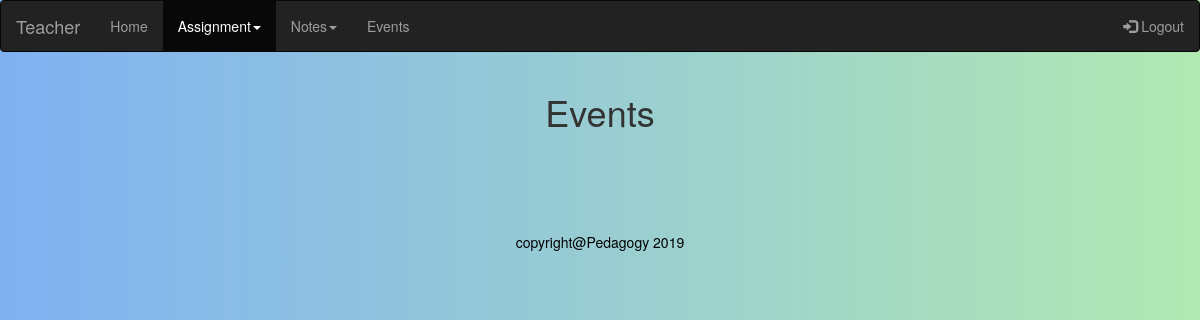
The page /teacher/eventreceive.php on the database as committed earlier.
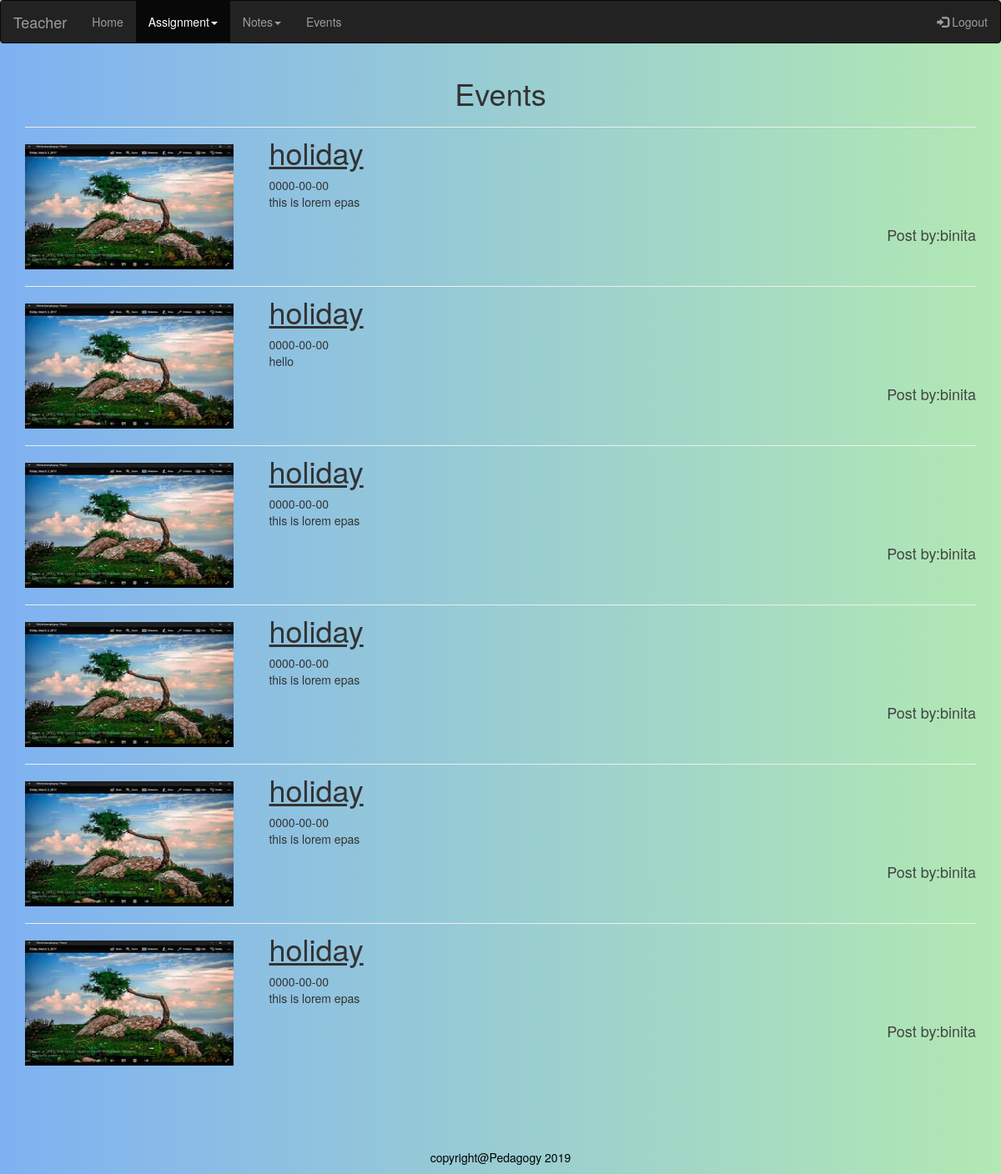
The same page on the database as committed later.
### tables this page shows
CREATE TABLE `events` (
  `ID` bigint(20) NOT NULL,
  `Subject` varchar(20) NOT NULL,
  `Date` date NOT NULL,
  `Image` blob NOT NULL,
  `Remarks` text NOT NULL,
  `Postby` varchar(20) NOT NULL
);

### teacher/eventreceive.php (the view, shortened to what this page needs)
<!DOCTYPE html>
<html lang="en">
<head>
  <link rel="stylesheet" href="https://maxcdn.bootstrapcdn.com/bootstrap/3.4.0/css/bootstrap.min.css">
</head>
<body>
<nav class="navbar navbar-inverse">
  <div class="container-fluid">
    <div class="navbar-header">
      <a class="navbar-brand" href="#">Teacher</a>
    </div>
    <ul class="nav navbar-nav">
      <li ><a href="home.php">Home</a></li>
      <li class="dropdown active">
        <a class="dropdown-toggle" data-toggle="dropdown" href="#">Assignment<span class="caret"></span></a>
      </li>
       <li class="dropdown">
        <a class="dropdown-toggle" data-toggle="dropdown" href="#">Notes<span class="caret"></span></a>
      </li>
      <li class=""><a href="eventreceive.php">Events</a></li>
     </ul>
      <ul class="nav navbar-nav navbar-right">
      <li><a href="#"><span class="glyphicon glyphicon-log-in"></span> Logout</a></li>
    </ul>
  </div>
</nav>
<div class="container">
  <h1 style="text-align:center">Events</h1>
   <?php
     include "../php/connect.php";
     $query = "SELECT * FROM events";
     $result = mysqli_query($con,$query);
     if(mysqli_num_rows($result) >0){
         while($record=mysqli_fetch_assoc($result)){
             $subject=$record['Subject'];
             $date=$record['Date'];
             $file_name=$record['Image'];
             $remarks=$record['Remarks'];
             $postby=$record['Postby'];
            ?>
            <hr>
            <div class="row">
                <div class="col-md-3">
                    <?php echo "<img style='border-radiius:15%;' src='../upload/image/$file_name' width='250' height='150'>" ?>
                </div>
                <div class="col-md-9">
                    <?php echo "<h1 style='margin-top:-10px;text-decoration:underline;'>$subject</h1>";
                        echo "$date";
                        echo"<p>$remarks </p>";
                        echo "<h4 style='float:right;color:#444'>Post by:$postby</h4>";
                    ?>
                </div>
            </div>
            <?php
         }
     }
?>
<footer class="container-fluid text-center" style="color: black; margin-top: 100px;">
  <p>copyright@Pedagogy 2019</p>
</footer>
    </div>
</body>
</html>

Rows that differ between the two databases and show on the page:
added events: Image (picture), Subject "holiday", Date "0000-00-00", Remarks "this is lorem epas", Postby "binita"
added events: Image (picture), Subject "holiday", Date "0000-00-00", Remarks "hello", Postby "binita"
added events: Image (picture), Subject "holiday", Date "0000-00-00", Remarks "this is lorem epas", Postby "binita"
added events: Image (picture), Subject "holiday", Date "0000-00-00", Remarks "this is lorem epas", Postby "binita"
added events: Image (picture), Subject "holiday", Date "0000-00-00", Remarks "this is lorem epas", Postby "binita"
added events: Image (picture), Subject "holiday", Date "0000-00-00", Remarks "this is lorem epas", Postby "binita"
